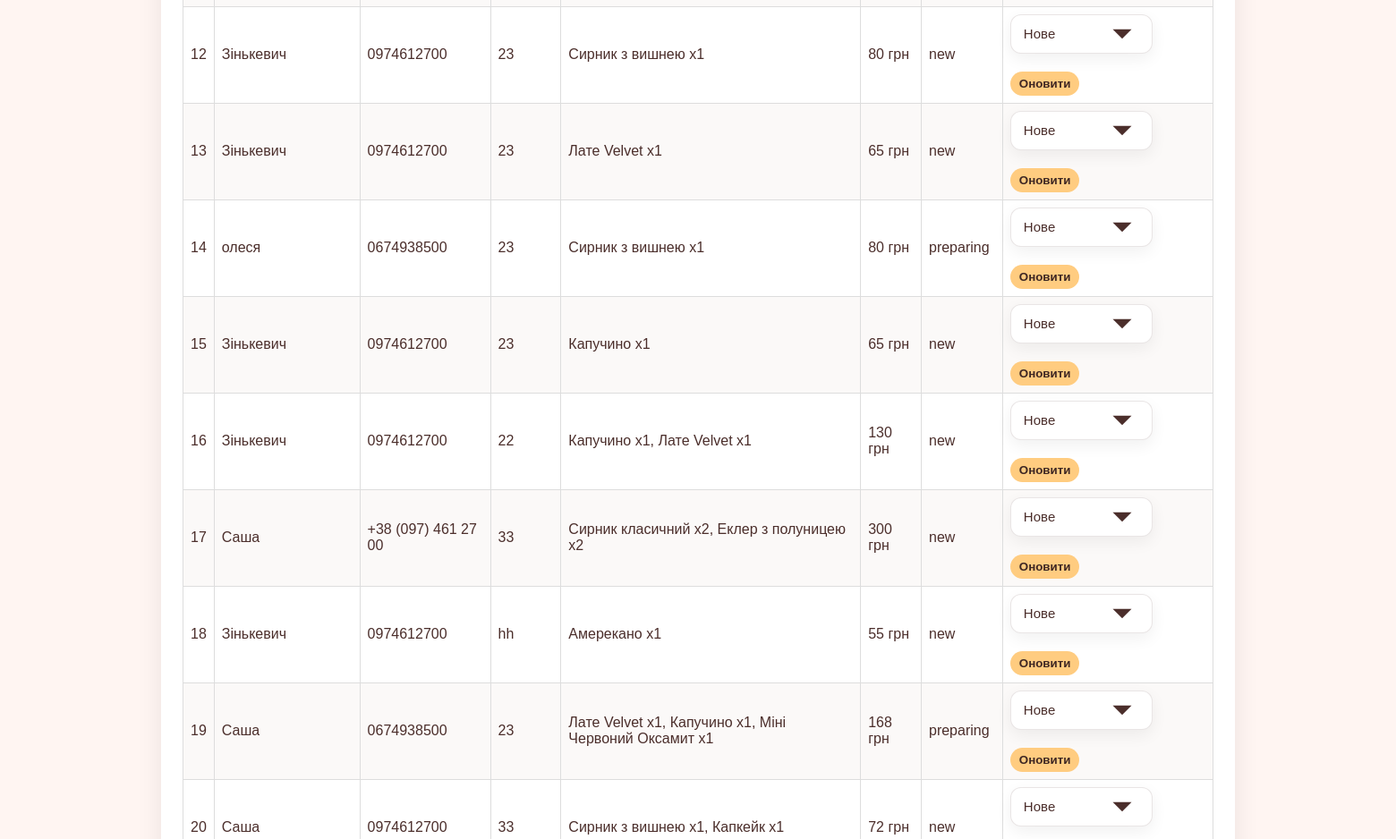
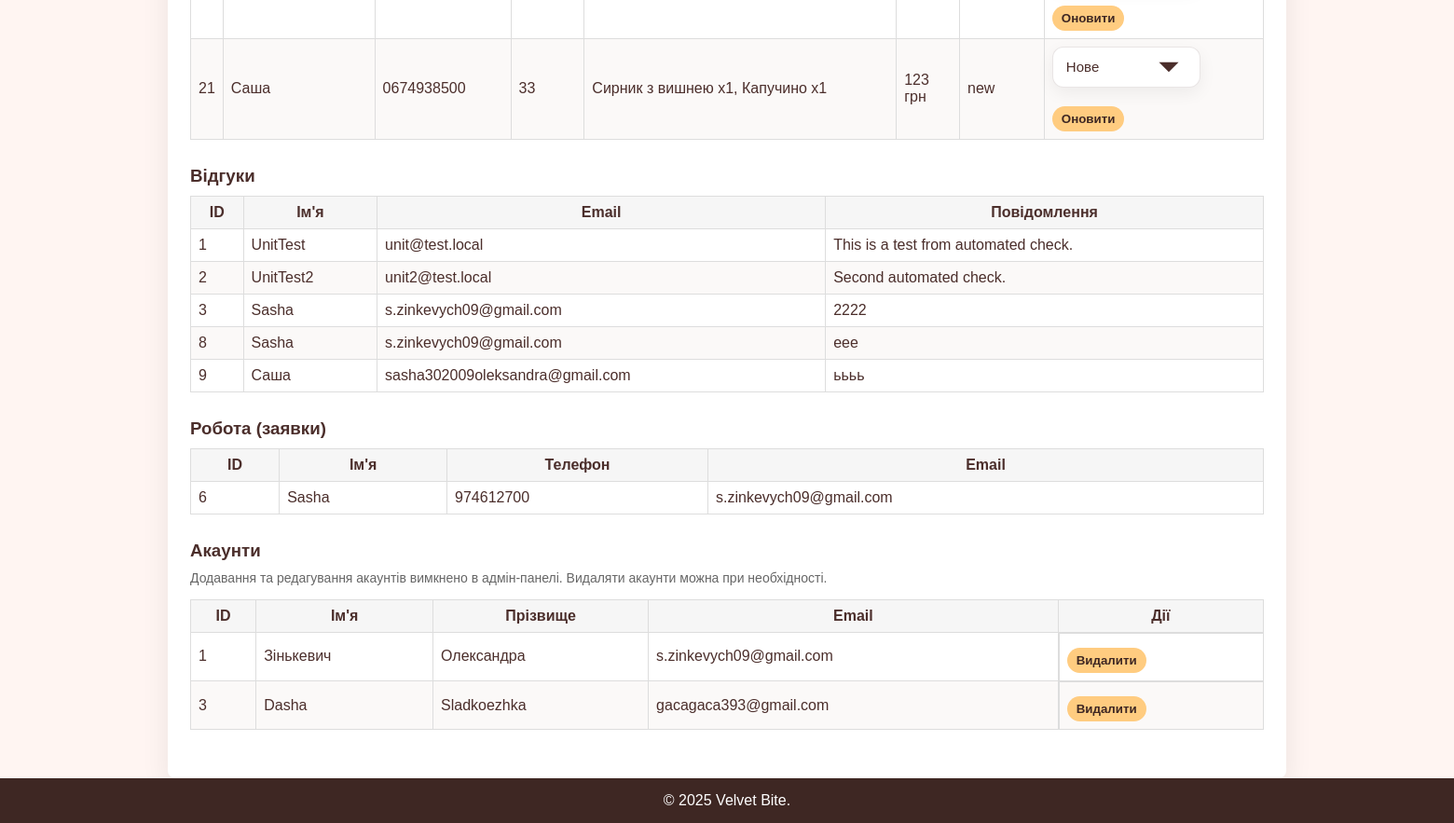
Page /admin (signed in, lower part) on the earlier database version (2 pictures, top to bottom).
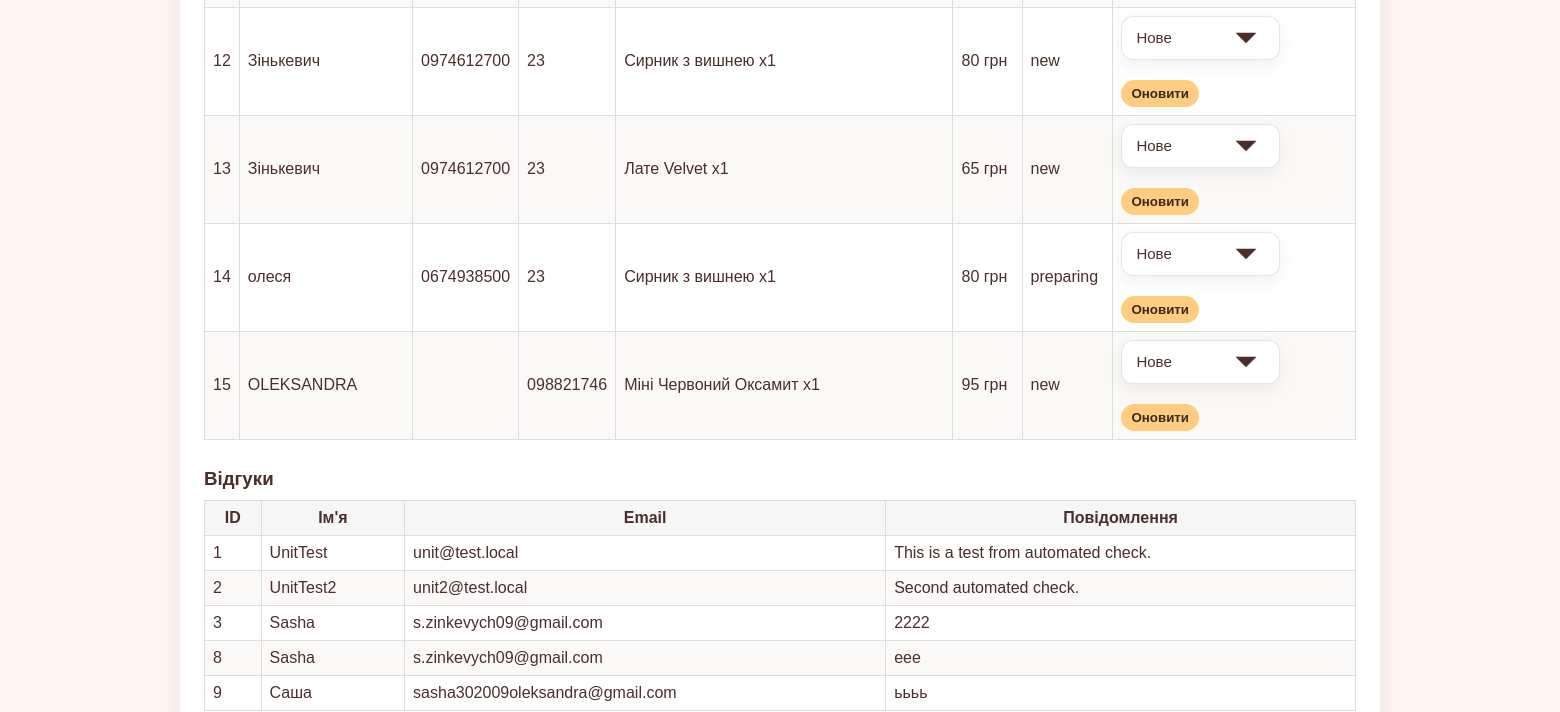
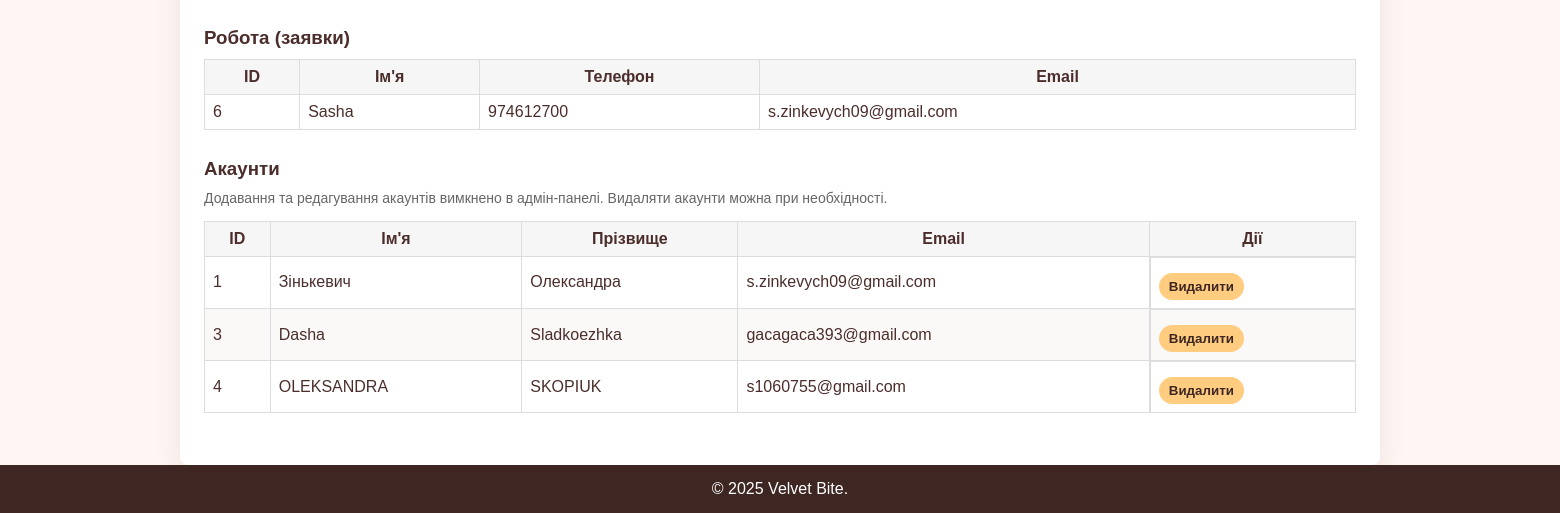
Same page on the later database version (2 pictures, top to bottom).
### tables this page shows
CREATE TABLE "orders" (
	"id"	INTEGER,
	"customer_name"	TEXT,
	"items"	TEXT,
	"total"	REAL,
	"created_at"	TEXT,
	"status"	TEXT, phone TEXT, address TEXT,
	PRIMARY KEY("id" AUTOINCREMENT)
);

CREATE TABLE "feedback" (
	"id"	INTEGER NOT NULL UNIQUE,
	"name"	TEXT NOT NULL,
	"email"	TEXT NOT NULL,
	"text"	TEXT NOT NULL,
	PRIMARY KEY("id" AUTOINCREMENT)
);

CREATE TABLE "work" (
	"id"	INTEGER NOT NULL UNIQUE,
	"name"	TEXT NOT NULL,
	"phone"	INTEGER NOT NULL,
	"email"	TEXT,
	"profecy"	TEXT NOT NULL,
	PRIMARY KEY("id" AUTOINCREMENT)
);

CREATE TABLE "accounts" (
	"id"	INTEGER NOT NULL UNIQUE,
	"first_name"	TEXT NOT NULL,
	"last_name"	TEXT,
	"email"	TEXT NOT NULL, avatar TEXT, bio TEXT, phone TEXT,
	PRIMARY KEY("id" AUTOINCREMENT)
);

### main.py (the view, shortened to what this page needs)
@app.route('/admin')
def admin():
    if not session.get('is_admin'):
        return redirect(url_for('admin_login'))
    dish = get_all_dish()
    feedback = get_all_feedback()
    work = get_all_work()
    orders = get_all_orders()
    orders_display = []
    for o in orders:
        items_text = ''
        try:
            items = json.loads(o['items']) if 'items' in o.keys() else json.loads(o[4])
        except Exception:
            items = []
        parts = []
        for it in items:
            try:
                did = None
                if isinstance(it, dict):
                    did = it.get('dish_id') or it.get('id') or it.get('dish')
                    qty = int(it.get('qty', 1))
                try:
                    did_int = int(did)
                except Exception:
                    did_int = None
                if did_int is not None:
                    d = get_dish_by_id(did_int)
                    name = d['name'] if d and 'name' in d.keys() else f"#{did_int}"
                else:
                    name = str(did or '#')
            except Exception:
                name = f"#{it}"
                qty = 1
            parts.append(f"{name} x{qty}")
        items_text = ', '.join(parts)
        od = dict(o)
        od['items_text'] = items_text
        orders_display.append(od)
    accounts = get_all_accounts()
    return render_template('admin.html', dish=dish, work=work, feedback=feedback, orders=orders_display, accounts=accounts)

### database.py (called while the page is built)
def get_db():
    if 'db' not in g:
        db_path = os.environ.get('DATABASE_PATH', 'my_database.db')
        try:
            db_dir = os.path.dirname(db_path)
            if db_dir:
                os.makedirs(db_dir, exist_ok=True)
        except Exception:
            pass
        g.db = sqlite3.connect(db_path)
        g.db.row_factory = sqlite3.Row  # Для отримання результатів у вигляді словника
    return g.db

def get_all_dish():
    db = get_db()
    cursor = db.cursor()
    cursor.execute('SELECT * FROM dish')
    dish = cursor.fetchall()
    return dish

def get_all_orders():
    db = get_db()
    cursor = db.cursor()
    cursor.execute('SELECT * FROM orders')
    orders = cursor.fetchall()
    return orders

def get_all_work():
    db = get_db()
    cursor = db.cursor()
    cursor.execute('SELECT * FROM work')
    work = cursor.fetchall()
    return work

def get_dish_by_id(dish_id):
    db = get_db()
    cursor = db.cursor()
    cursor.execute('SELECT * FROM dish WHERE id = ?', (dish_id,))
    return cursor.fetchone()

def get_all_feedback():
    db = get_db()
    cursor = db.cursor()
    cursor.execute('SELECT * FROM feedback')
    feedback = cursor.fetchall()
    return feedback

def get_all_accounts():
    db = get_db()
    cursor = db.cursor()
    cursor.execute('SELECT * FROM accounts')
    accounts = cursor.fetchall()
    return accounts

### main.py (called while the page is built)
@app.before_request
def startup():
    if not app.config.get('DB_INIT_DONE'):
        try:
            with app.app_context():
                init_db()
                add_admin('admin', '11111')
        except Exception:
            pass
        app.config['DB_INIT_DONE'] = True

### templates/admin.html (shortened to what this page needs)
<!DOCTYPE html>
<html lang="uk">
<head>
    <link rel="stylesheet" href="{{ url_for('static', filename='style.css') }}">
</head>
<body>
    <main class="admin-container">
        <section class="admin-section">
            <table>
                <tbody>
                    {% for o in orders %}
                    <tr>
                        <td>{{ o.id }}</td>
                        <td>{{ o.customer_name }}</td>
                        <td>{{ o.phone }}</td>
                        <td>{{ o.address }}</td>
                        <td>{{ o.items_text }}</td>
                           <td>{{ o.total|int }} грн</td>
                        <td>{{ o.status or 'new' }}</td>
                        <td>
                            <form method="post" action="{{ url_for('admin_update_order_status', order_id=o.id) }}">
                                <select name="status">
                                    <option value="new">Новe</option>
                                </select>
                                <button class="btn" type="submit">Оновити</button>
                            </form>
                        </td>
                    </tr>
                    {% endfor %}
                </tbody>
            </table>
        </section>
        <section class="admin-section">
            <h3>Відгуки</h3>
            <table>
                <thead><tr><th>ID</th><th>Ім'я</th><th>Email</th><th>Повідомлення</th></tr></thead>
                <tbody>
                    {% for f in feedback %}
                    <tr>
                        <td>{{ f.id }}</td>
                        <td>{{ f.name }}</td>
                        <td>{{ f.email }}</td>
                        <td>{{ f.text }}</td>
                    </tr>
                    {% endfor %}
                </tbody>
            </table>
        </section>
        <section class="admin-section">
            <h3>Робота (заявки)</h3>
            <table>
                <thead><tr><th>ID</th><th>Ім'я</th><th>Телефон</th><th>Email</th></tr></thead>
                <tbody>
                    {% for w in work %}
                    <tr>
                        <td>{{ w.id }}</td>
                        <td>{{ w.name }}</td>
                        <td>{{ w.phone }}</td>
                        <td>{{ w.email }}</td>
                    </tr>
                    {% endfor %}
                </tbody>
            </table>
        </section>
        <section class="admin-section">
            <h3>Акаунти</h3>
            <p class="muted">Додавання та редагування акаунтів вимкнено в адмін-панелі. Видаляти акаунти можна при необхідності.</p>
            <table>
                <thead><tr><th>ID</th><th>Ім'я</th><th>Прізвище</th><th>Email</th><th>Дії</th></tr></thead>
                <tbody>
                    {% for a in accounts %}
                    <tr>
                        <td>{{ a.id }}</td>
                        <td>{{ a.first_name }}</td>
                        <td>{{ a.last_name }}</td>
                        <td>{{ a.email }}</td>
                        <td class="controls">
                            <form method="post" action="{{ url_for('delete_accounts_route', service_id=a.id) }}" style="display:inline">
                                <button class="btn btn-danger" type="submit">Видалити</button>
                            </form>
                        </td>
                    </tr>
                    {% endfor %}
                </tbody>
            </table>
        </section>
    </main>
    <footer>
        <p style="text-align:center">© 2025 Velvet Bite.</p>
    </footer>
</body>
</html>

### static/style.css (style rules this page uses)
* { margin: 0; padding: 0; box-sizing: border-box; font-family: "Montserrat", sans-serif; }
html, body { height: 100%; }
body { background-color: #FFF5F2; color: #4B2E2B; font-family: 'Montserrat', sans-serif; margin: 0; padding: 0; display: flex; flex-direction: column; min-height: 100vh; }
.btn { display: inline-block; background: #ffcc80; color: #3e2723; padding: 10px 20px; margin-top: 20px; border-radius: 25px; text-decoration: none; font-weight: bold; transition: background 0.3s; font-family: "Montserrat", sans-serif; font-optical-sizing: auto; font-style: normal; }
input[type="text"], input[type="email"], input[type="tel"], input[type="number"], input[type="search"], textarea, select, .contact-form input[type="text"], .contact-form input[type="email"], .contact-form input[type="tel"], .contact-form textarea, .contact-form select { background: #ffffff; border: 1px solid rgba(75,46,43,0.12); padding: 12px 14px; border-radius: 12px; color: #4B2E2B; box-shadow: 0 6px 18px rgba(0,0,0,0.06); transition: box-shadow 0.18s ease, border-color 0.12s ease, transform 0.08s ease; font-size: 15px; min-height: 44px; outline: none; }
select { -webkit-appearance: none; -moz-appearance: none; appearance: none; background-repeat: no-repeat; background-position: right 12px center; padding-right: 40px; }
footer { background: #3e2723; color: #fff; text-align: center; padding: 15px 0; }
main, .menu-section, .contact-section, .dish-detail { flex: 1; }
.admin-container { background: #fff; padding: 24px; border-radius: 8px; box-shadow: 0 10px 30px rgba(0,0,0,0.08); }
.admin-section h3 { margin-bottom:10px; color:#4B2E2B }
table thead { background:#f6f6f6 }
table tbody tr:nth-child(odd) { background:#fff }
table tbody tr:nth-child(even) { background:#fbf9f8 }
.muted { color:#666; font-size:14px }
button, .btn, .dish-btn, .cart-btn, .account-btn, .signUp-form-in a, .signUp-btn-account, .contact-form button, .promo-spin-btn { background: #ffcc80 !important; color: #3e2723 !important; border: none !important; }

### templates/admin.html (style rules this page uses)
.admin-container { padding:24px;max-width:1200px;margin:0 auto }
.admin-section { margin-bottom:28px }
table { width:100%;border-collapse:collapse }
.btn { background:#333;color:#ffcc80;padding:6px 10px;border:none;cursor:pointer }
.btn-danger { background:#b22222; margin-top: 7px; color:#fff }
.controls { display:flex;gap:8px }
.muted { margin-bottom: 15px; }

Differences in the rows shown:
removed orders: id "16", customer_name "Зінькевич", phone "0974612700", address "22", items_text "Капучино x1, Лате Velvet x1", total "130", status "new"
removed orders: id "17", customer_name "Саша", phone "+38 (097) 461 27 00", address "33", items_text "Сирник класичний x2, Еклер з полуницею x2", total "300", status "new"
removed orders: id "18", customer_name "Зінькевич", phone "0974612700", address "hh", items_text "Амерекано x1", total "55", status "new"
removed orders: id "19", customer_name "Саша", phone "0674938500", address "23", items_text "Лате Velvet x1, Капучино x1, Міні Червоний Оксамит x1", total "168", status "preparing"
removed orders: id "20", customer_name "Саша", phone "0974612700", address "33", items_text "Сирник з вишнею x1, Капкейк x1", total "72", status "new"
removed orders: id "21", customer_name "Саша", phone "0674938500", address "33", items_text "Сирник з вишнею x1, Капучино x1", total "123", status "new"
changed orders id 15: customer_name "Зінькевич" → "OLEKSANDRA"; address "23" → "098821746"; items_text "Капучино x1" → "Міні Червоний Оксамит x1"; total "65" → "95"; phone "0974612700" → (not shown)
added accounts: id "4", first_name "OLEKSANDRA", last_name "SKOPIUK", email "s1060755@gmail.com"
